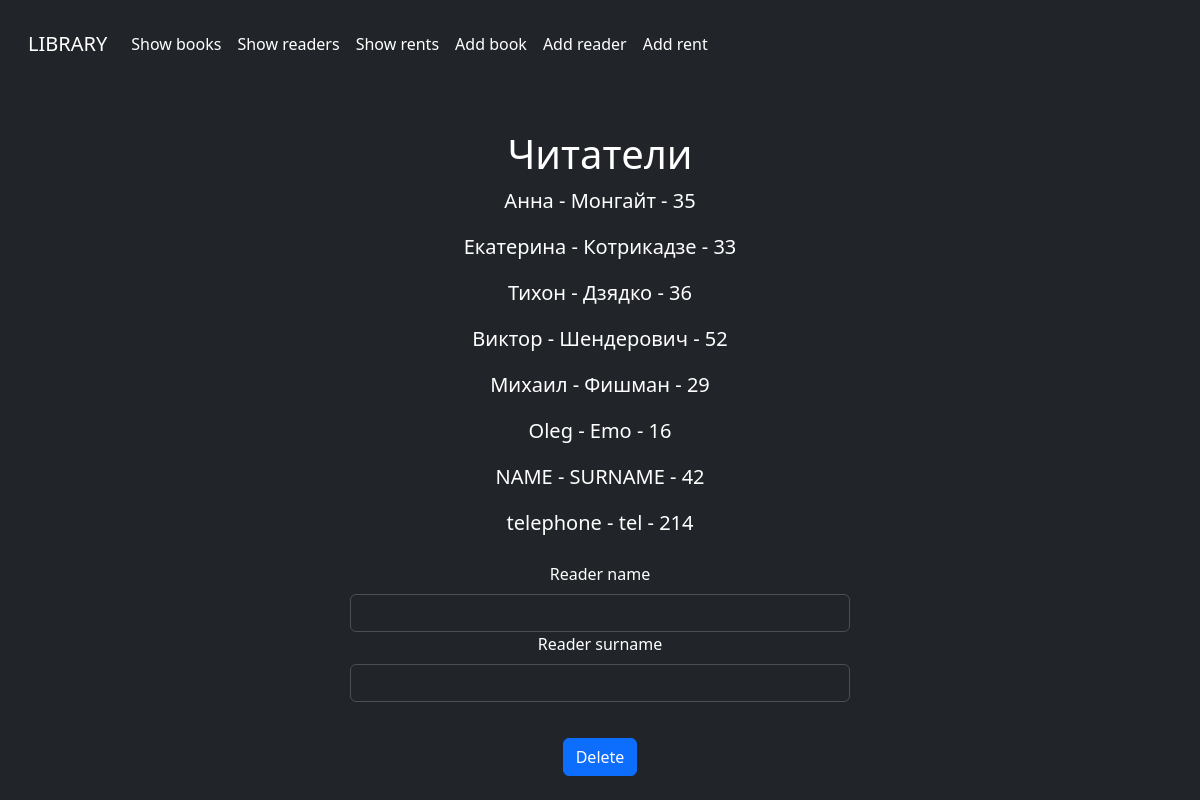
The page /showreaders/ on the database its author committed.
### library/models.py (models this page shows)
class Reader(models.Model):
    name = models.CharField(max_length=50)
    surname = models.CharField(max_length=50)
    age = models.PositiveIntegerField()
    address = models.CharField(max_length=50)
    def __str__(self):
        return f"{self.name} - {self.surname} - {self.age}"

### library/views.py (the view)
# urls.py: path('showreaders/', show_readers_page),
def show_readers_page(request):
    reader = Reader.objects.all()
    if request.method == 'POST':
        reader_name = request.POST.get("reader_name")
        reader_surname = request.POST.get("reader_surname")
        Reader.objects.filter(name=reader_name, surname=reader_surname).delete()
    context = {'readers': reader}
    return render(request, 'showReaders.html', context=context)

### templates/showReaders.html (shortened to what this page needs)
<!DOCTYPE html>
<html lang="en" class="h-100" data-bs-theme="dark">
<head>
  <link href="/docs/5.3/dist/css/bootstrap.min.css" rel="stylesheet">
  <link href="https://cdn.jsdelivr.net/npm/bootstrap@5.3.0-alpha3/dist/css/bootstrap.min.css" rel="stylesheet">
</head>
<body class="d-flex h-100 text-center text-bg-dark">
  <div class="cover-container d-flex w-100 h-100 p-3 mx-auto flex-column">
    <nav class="navbar navbar-expand navbar-dark bg-dark" aria-label="Second navbar example">
      <div class="container-fluid">
        <a class="navbar-brand" href="http://127.0.0.1:8000">LIBRARY</a>
        <div class="collapse navbar-collapse" id="navbarsExample02">
          <ul class="navbar-nav me-auto">
            <li class="nav-item">
              <a class="nav-link active" aria-current="page" href="http://127.0.0.1:8000/showbooks">Show books</a>
            </li>
            <li class="nav-item">
              <a class="nav-link active" aria-current="page" href="http://127.0.0.1:8000/showreaders">Show readers</a>
            </li>
            <li class="nav-item">
              <a class="nav-link active" aria-current="page" href="http://127.0.0.1:8000/showrents">Show rents</a>
            </li>
            <li class="nav-item">
              <a class="nav-link active" aria-current="page" href="http://127.0.0.1:8000/addbook">Add book</a>
            </li>
            <li class="nav-item">
              <a class="nav-link active" aria-current="page" href="http://127.0.0.1:8000/addreader">Add reader</a>
            </li>
            <li class="nav-item">
              <a class="nav-link active" aria-current="page" href="http://127.0.0.1:8000/addrent">Add rent</a>
            </li>
          </ul>
        </div>
      </div>
    </nav>
    <main class="px-3" style="padding-top: 5%;">
      <h1>Читатели</h1>
      {% if readers %}
        {% for reader in readers %}
          <p class="lead">{{ reader }}</p>
        {% endfor %}
      {% else %}
          <p class="lead">Пусто</p>
      {% endif %}
    </main>
    <form action="" method="post" style="width: 500px; margin: auto;">
      <div class="mb-3">
          <label for="reader_name" class="form-label">Reader name</label>
          <input name="reader_name" type="text" class="form-control" id="reader_name">
          <label for="reader_surname" class="form-label">Reader surname</label>
          <input name="reader_surname" type="text" class="form-control" id="reader_surname">
      </div>
      <button name="add_button" type="submit" class="btn btn-primary" style="margin-top: 20px;">Delete</button>
    </form>
  </div>
</body>
</html>

### rows shown on the page
Reader: name+surname+age "Анна - Монгайт - 35"
Reader: name+surname+age "Екатерина - Котрикадзе - 33"
Reader: name+surname+age "Тихон - Дзядко - 36"
Reader: name+surname+age "Виктор - Шендерович - 52"
Reader: name+surname+age "Михаил - Фишман - 29"
Reader: name+surname+age "Oleg - Emo - 16"
Reader: name+surname+age "NAME - SURNAME - 42"
Reader: name+surname+age "telephone - tel - 214"
